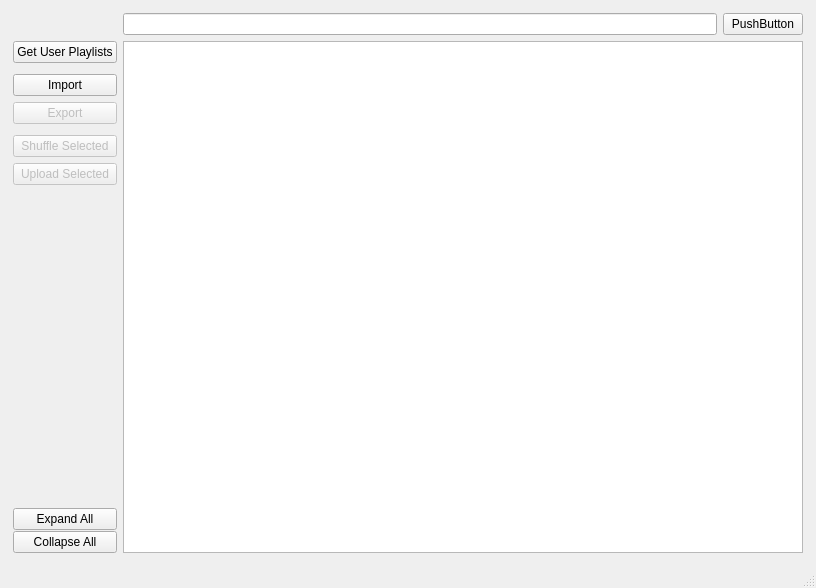
<?xml version="1.0" encoding="UTF-8"?>
<ui version="4.0">
 <class>MainWindow</class>
 <widget class="QMainWindow" name="MainWindow">
  <property name="geometry">
   <rect>
    <x>0</x>
    <y>0</y>
    <width>816</width>
    <height>588</height>
   </rect>
  </property>
  <property name="minimumSize">
   <size>
    <width>800</width>
    <height>550</height>
   </size>
  </property>
  <property name="windowTitle">
   <string>Spotify Playlist Shuffler</string>
  </property>
  <widget class="QWidget" name="centralwidget">
   <layout class="QGridLayout" name="gridLayout_2">
    <item row="1" column="0">
     <spacer name="outspacer1">
      <property name="orientation">
       <enum>Qt::Horizontal</enum>
      </property>
      <property name="sizeType">
       <enum>QSizePolicy::Minimum</enum>
      </property>
      <property name="sizeHint" stdset="0">
       <size>
        <width>4</width>
        <height>4</height>
       </size>
      </property>
     </spacer>
    </item>
    <item row="1" column="1">
     <layout class="QGridLayout" name="gridLayout">
      <item row="1" column="0">
       <layout class="QVBoxLayout" name="verticalLayout">
        <item>
         <widget class="QPushButton" name="button_getPlaylists">
          <property name="text">
           <string>Get User Playlists</string>
          </property>
         </widget>
        </item>
        <item>
         <spacer name="verticalSpacer_4">
          <property name="orientation">
           <enum>Qt::Vertical</enum>
          </property>
          <property name="sizeType">
           <enum>QSizePolicy::Minimum</enum>
          </property>
          <property name="sizeHint" stdset="0">
           <size>
            <width>20</width>
            <height>5</height>
           </size>
          </property>
         </spacer>
        </item>
        <item>
         <widget class="QPushButton" name="button_import">
          <property name="text">
           <string>Import</string>
          </property>
         </widget>
        </item>
        <item>
         <widget class="QPushButton" name="button_export">
          <property name="enabled">
           <bool>false</bool>
          </property>
          <property name="text">
           <string>Export</string>
          </property>
         </widget>
        </item>
        <item>
         <spacer name="verticalSpacer_2">
          <property name="orientation">
           <enum>Qt::Vertical</enum>
          </property>
          <property name="sizeType">
           <enum>QSizePolicy::Minimum</enum>
          </property>
          <property name="sizeHint" stdset="0">
           <size>
            <width>20</width>
            <height>5</height>
           </size>
          </property>
         </spacer>
        </item>
        <item>
         <widget class="QPushButton" name="button_shuffleSelected">
          <property name="enabled">
           <bool>false</bool>
          </property>
          <property name="text">
           <string>Shuffle Selected</string>
          </property>
         </widget>
        </item>
        <item>
         <widget class="QPushButton" name="button_uploadSelected">
          <property name="enabled">
           <bool>false</bool>
          </property>
          <property name="text">
           <string>Upload Selected</string>
          </property>
         </widget>
        </item>
        <item>
         <layout class="QVBoxLayout" name="verticalLayout_2">
          <property name="spacing">
           <number>1</number>
          </property>
          <property name="sizeConstraint">
           <enum>QLayout::SetDefaultConstraint</enum>
          </property>
          <item>
           <spacer name="verticalSpacer">
            <property name="orientation">
             <enum>Qt::Vertical</enum>
            </property>
            <property name="sizeHint" stdset="0">
             <size>
              <width>20</width>
              <height>40</height>
             </size>
            </property>
           </spacer>
          </item>
          <item>
           <widget class="QPushButton" name="button_expandAll">
            <property name="text">
             <string>Expand All</string>
            </property>
           </widget>
          </item>
          <item>
           <widget class="QPushButton" name="button_collapseAll">
            <property name="text">
             <string>Collapse All</string>
            </property>
           </widget>
          </item>
         </layout>
        </item>
       </layout>
      </item>
      <item row="0" column="1">
       <widget class="QLineEdit" name="search_query"/>
      </item>
      <item row="0" column="2">
       <widget class="QPushButton" name="button_search">
        <property name="text">
         <string>PushButton</string>
        </property>
       </widget>
      </item>
      <item row="1" column="1" colspan="2">
       <widget class="QTreeView" name="playlists_tree">
        <property name="tabKeyNavigation">
         <bool>true</bool>
        </property>
        <property name="indentation">
         <number>15</number>
        </property>
        <property name="animated">
         <bool>true</bool>
        </property>
        <attribute name="headerVisible">
         <bool>false</bool>
        </attribute>
       </widget>
      </item>
     </layout>
    </item>
    <item row="2" column="1">
     <spacer name="outspacer4">
      <property name="orientation">
       <enum>Qt::Vertical</enum>
      </property>
      <property name="sizeType">
       <enum>QSizePolicy::Minimum</enum>
      </property>
      <property name="sizeHint" stdset="0">
       <size>
        <width>4</width>
        <height>4</height>
       </size>
      </property>
     </spacer>
    </item>
    <item row="0" column="1">
     <spacer name="outspacer3">
      <property name="orientation">
       <enum>Qt::Vertical</enum>
      </property>
      <property name="sizeType">
       <enum>QSizePolicy::Minimum</enum>
      </property>
      <property name="sizeHint" stdset="0">
       <size>
        <width>4</width>
        <height>4</height>
       </size>
      </property>
     </spacer>
    </item>
    <item row="1" column="2">
     <spacer name="outspacer2">
      <property name="orientation">
       <enum>Qt::Horizontal</enum>
      </property>
      <property name="sizeType">
       <enum>QSizePolicy::Minimum</enum>
      </property>
      <property name="sizeHint" stdset="0">
       <size>
        <width>4</width>
        <height>4</height>
       </size>
      </property>
     </spacer>
    </item>
   </layout>
  </widget>
  <widget class="QStatusBar" name="statusBar"/>
 </widget>
 <resources/>
 <connections>
  <connection>
   <sender>button_expandAll</sender>
   <signal>clicked()</signal>
   <receiver>playlists_tree</receiver>
   <slot>expandAll()</slot>
   <hints>
    <hint type="sourcelabel">
     <x>61</x>
     <y>468</y>
    </hint>
    <hint type="destinationlabel">
     <x>444</x>
     <y>263</y>
    </hint>
   </hints>
  </connection>
  <connection>
   <sender>button_collapseAll</sender>
   <signal>clicked()</signal>
   <receiver>playlists_tree</receiver>
   <slot>collapseAll()</slot>
   <hints>
    <hint type="sourcelabel">
     <x>61</x>
     <y>493</y>
    </hint>
    <hint type="destinationlabel">
     <x>444</x>
     <y>263</y>
    </hint>
   </hints>
  </connection>
 </connections>
</ui>
